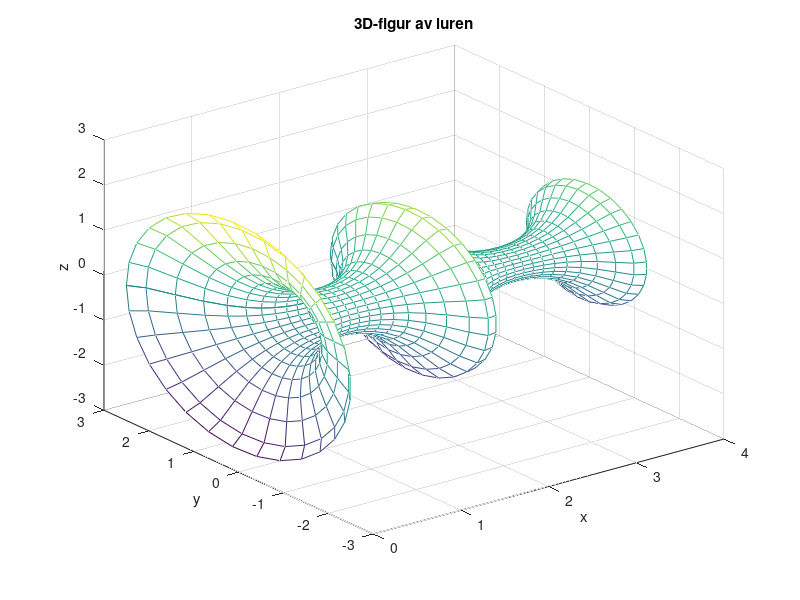

This figure's MATLAB source:
% Parametrar
L = 4.00;
h = 0.000625;
n = round(L / h); % Beräkna antalet delintervall baserat på steglängden

% Definiera differentialekvationen
f = @(x, y) -((1/6) + (pi * sin(pi * x)) / (1.6 - cos(pi * x))) * y;

% Initialvärde
y0 = 2.5;

% Lös differentialekvationen med Euler-metoden
x = linspace(0, L, n+1);
y = zeros(size(x));
y(1) = y0;
for i = 1:n
    y(i+1) = y(i) + h * f(x(i), y(i));
end

% Interpolera konturkurvan för att få jämna värden för konturkurvan
x_vals = linspace(0, L, 40);
y_vals = interp1(x, y, x_vals);

% Skapa en radvektor för rotationsvinkeln 0 ≤ φ ≤ 2π med lagom steg
phi = linspace(0, 2*pi, 30);

% Bilda matriserna X, Y och Z
X = x_vals' * ones(size(phi));
Y = y_vals' * cos(phi);
Z = y_vals' * sin(phi);

% Skapa en 3D-figur av luren
figure;
mesh(X, Y, Z); 
title('3D-figur av luren');
xlabel('x');
ylabel('y');
zlabel('z');
grid on;
